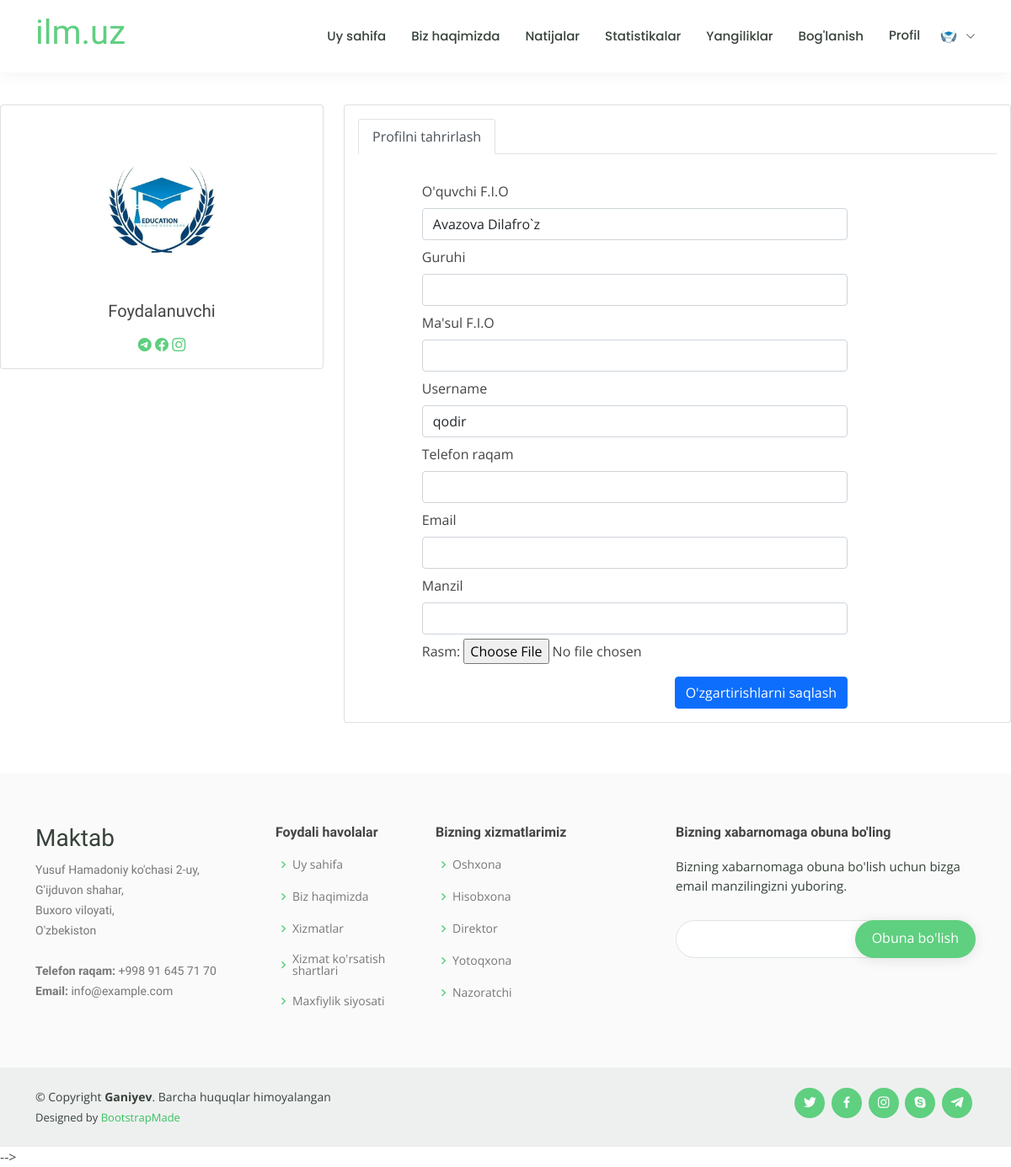
The app's page /accounts/edit_profil/ (signed in), older data.
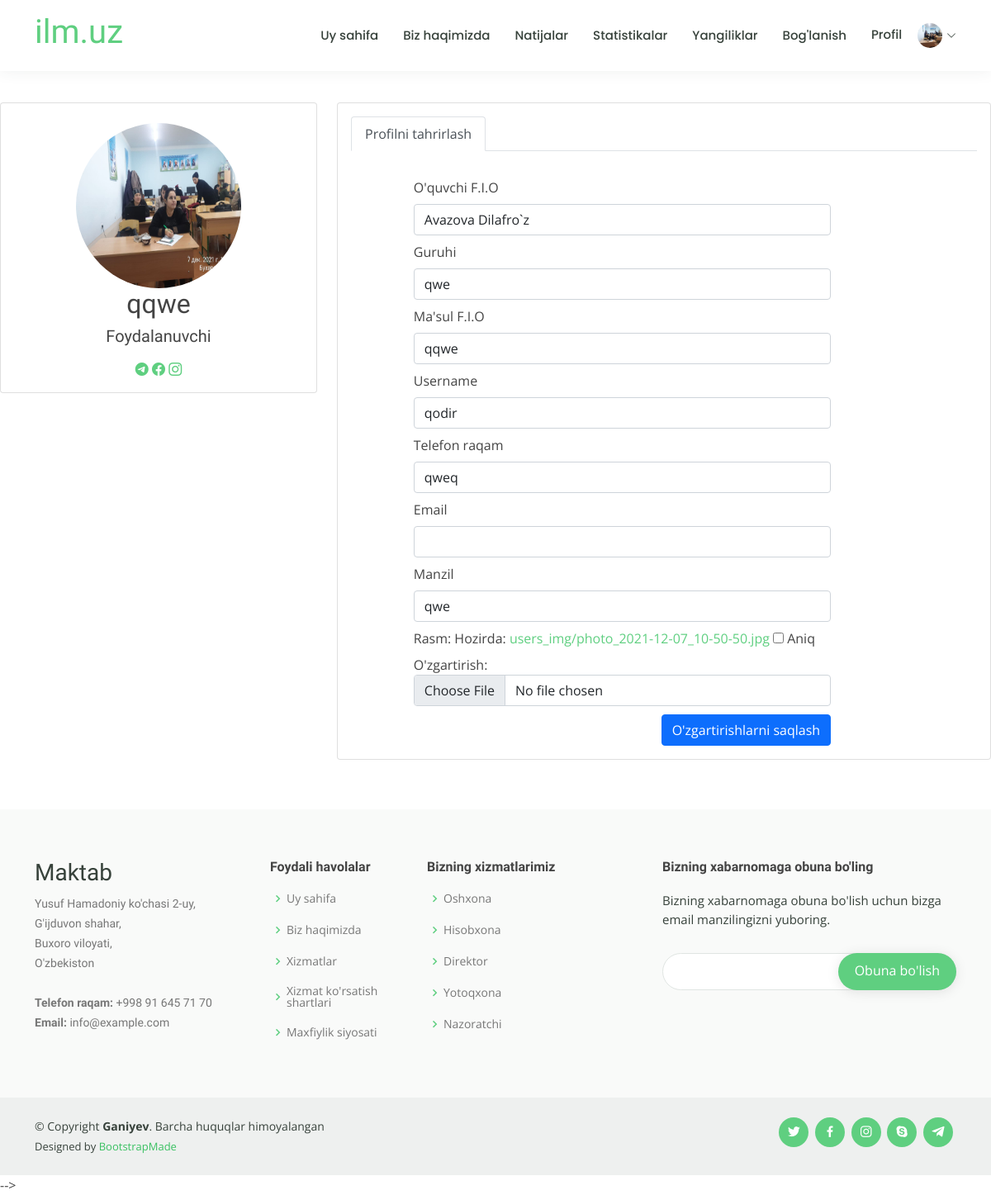
The same page, newer data.
### registration/models.py (models this page shows)
class CustomUser(AbstractUser):
    u_fio = models.CharField(max_length=150, verbose_name="O\'quvchi F.I.O", blank=True, null=True)
    guruhi = models.CharField(max_length=20, verbose_name="Guruhi", blank=True, null=True)
    m_fio = models.CharField(max_length=150, verbose_name="Ma\'sul F.I.O")
    tel = models.CharField(max_length=25, verbose_name="Telefon raqam")
    manzil = models.CharField(max_length=200, verbose_name="Manzil" , blank=True, null=True)
    image = models.ImageField(upload_to='users_img', blank=True, null=True, verbose_name="Rasm:")

### registration/views.py (the view)
# urls.py: path('edit_profil/', edit_profil, name='edit_profil'),
@login_required(login_url='login')
def edit_profil(request):
    context = {}
    if request.user.is_authenticated:
        context['users'] = CustomUser.objects.get(username=request.user.username)
        form = CustomUserChangeForm(instance=request.user)
        if request.method == "POST":
            form = CustomUserChangeForm(request.POST, request.FILES, instance=request.user)
            if form.is_valid() :
                form.save()
                return redirect('user_detail')
        context['form'] = form
    return render(request, 'registration/edit_profil.html', context)

### registration/forms.py
class CustomUserChangeForm(UserChangeForm):
    password = None
    class Meta:
        model = CustomUser
        fields = ['u_fio', 'guruhi', 'm_fio', 'username', 'tel', 'email', 'manzil','image' ]

### templates/registration/edit_profil.html (shortened to what this page needs)
{% extends 'base.html' %}
{% load static %}
{% load crispy_forms_tags %}
{% block title %}<titlt> Profil</title>{% endblock title %}
{% block content %}
<section class="section profile" style="margin-top: 5vh;">
      <div class="row">
        <div class="col-xl-4">
          <div class="card">
            <div class="card-body profile-card pt-4 d-flex flex-column align-items-center">
              {% if  request.user.image %}
              <img src="{{request.user.image.url}}" style="width: 200px; height: 200px; border-radius: 50%;"  class="rounded-circle" alt="Profile" >
           {% else %}
           <img src="{% static 'image/logo_1/logo.jpg' %}"  style="width: 200px; height: 200px; border-radius: 50%;" alt="Profile" class="rounded-circle ">
            {% endif %}
            <h2>{{ users.m_fio }}</h2>
            <h5>Foydalanuvchi</h5>
              <div class="social-links mt-2">
                <a href="#" class="twitter"><i class="bi bi-telegram"></i></a>
                <a href="#" class="facebook"><i class="bi bi-facebook"></i></a>
                <a href="#" class="instagram"><i class="bi bi-instagram"></i></a>
              </div>
            </div>
          </div>
        </div>
        <div class="col-xl-8">
          <div class="card">
            <div class="card-body pt-3">
              <ul class="nav nav-tabs nav-tabs-bordered">
                <li class="nav-item">
                  <button class="nav-link active" data-bs-toggle="tab" data-bs-target="#profile-edit">Profilni tahrirlash</button>
                </li>
              </ul>
              <div class="tab-content pt-2">
                <div class="tab-pane fade show active profile-edit pt-3" id="profile-edit">
                  <form method="POST" enctype="multipart/form-data">
                    {% for field in form %}
                    <div class="col-8" style="margin-left: 10%;">
                      <label for="{{ field.id_for_label }}" class="form-label mt-2">{{ field.label }}</label>
                      {{ field }}
                    </div>
                    {% endfor %}
                    <div class="col-8 text-end" style="margin-left: 10%;">
                      <button type="submit" class="btn btn-primary" style="margin-top: 10px;">O'zgartirishlarni saqlash</button>
                    </div>
                  </form>
                </div>
              </div>
            </div>
          </div>
        </div>
      </div>
    </section>
{% endblock content %}

### templates/base.html (shortened to what the changed rows need)
<!DOCTYPE html>
<html lang="en">
  {% load static %}
<head>
  <link href="{% static 'assets/vendor/animate.css/animate.min.css' %}" rel="stylesheet">
  <link href="{% static 'assets/vendor/aos/aos.css' %}" rel="stylesheet">
  <link href="{% static 'assets/vendor/bootstrap/css/bootstrap.min.css' %}" rel="stylesheet">
  <link href="{% static 'assets/vendor/bootstrap-icons/bootstrap-icons.css' %}" rel="stylesheet">
  <link href="{% static 'assets/vendor/boxicons/css/boxicons.min.css' %}" rel="stylesheet">
  <link href="{% static 'assets/vendor/remixicon/remixicon.css' %}" rel="stylesheet">
  <link href="{% static 'assets/vendor/swiper/swiper-bundle.min.css' %}" rel="stylesheet">
  <link href="https://cdn.jsdelivr.net/npm/bootstrap@5.0.2/dist/css/bootstrap.min.css" rel="stylesheet">
  <link href="{% static 'assets/css/style.css' %}" rel="stylesheet">
</head>
<body>
  <header id="header" class="fixed-top">
    <div class="container d-flex align-items-center">
      <h1 class="me-auto"><a href="{% url 'home' %}">ilm.uz</a></h1>
      <nav id="navbar" class="navbar order-last order-lg-0">
        <ul >
          {% if user.is_authenticated %}
           {% if  request.user.image %}
          <li class="dropdown"><a href="#" ><span>Profil      <img src="{{request.user.image.url}}" style="height: 30px; width: 30px; border-radius: 50%; margin-left: 15px;" alt=""></span> <i class="bi bi-chevron-down"></i></a>
           {% else %}
          <li class="dropdown"><a href="#" ><span>Profil      <img src="{% static 'image/logo_1/logo.jpg' %}" style="height: 30px; width: 30px; border-radius: 50%; margin-left: 15px;" alt=""></span> <i class="bi bi-chevron-down"></i></a>
            {% endif %}
          </li>
          {% endif %}
        </ul>
      </nav>
    </div>
  </header>
 {% block content %}{% endblock content %}
</body>
</html>

Row changes from the older to the newer data that the page shows:
changed CustomUser "Avazova Dilafro`z": user.image: picture added; m_fio (not shown) → "qqwe"; guruhi (not shown) → "qwe"; tel (not shown) → "qweq"; manzil (not shown) → "qwe"
Text that changed along with them:
new list line: "Hozirda: users_img/photo_2021-12-07_10-50-50.jpg Aniq O'zgartirish: ☐"
